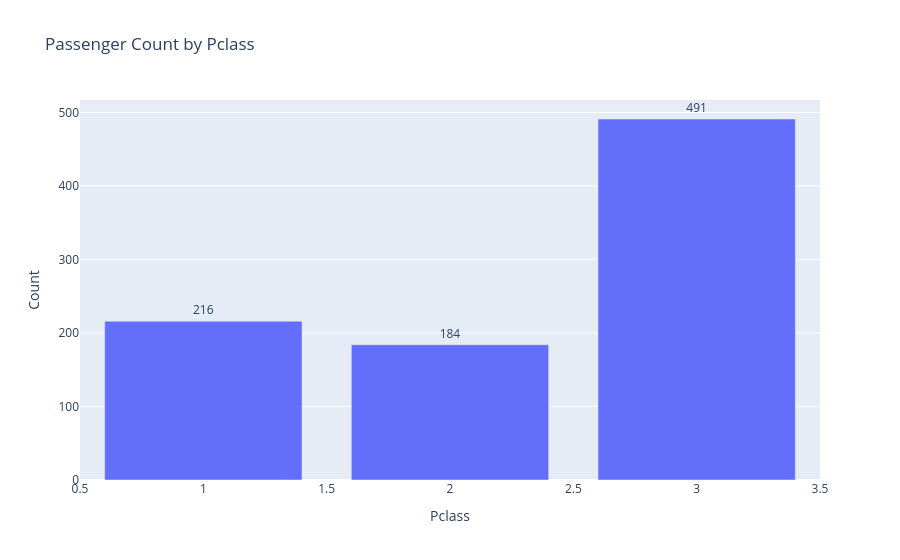
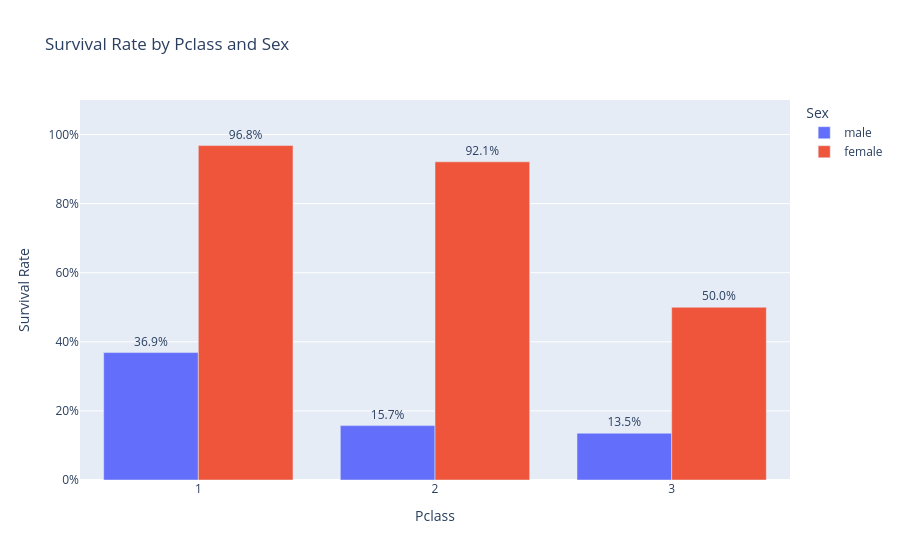
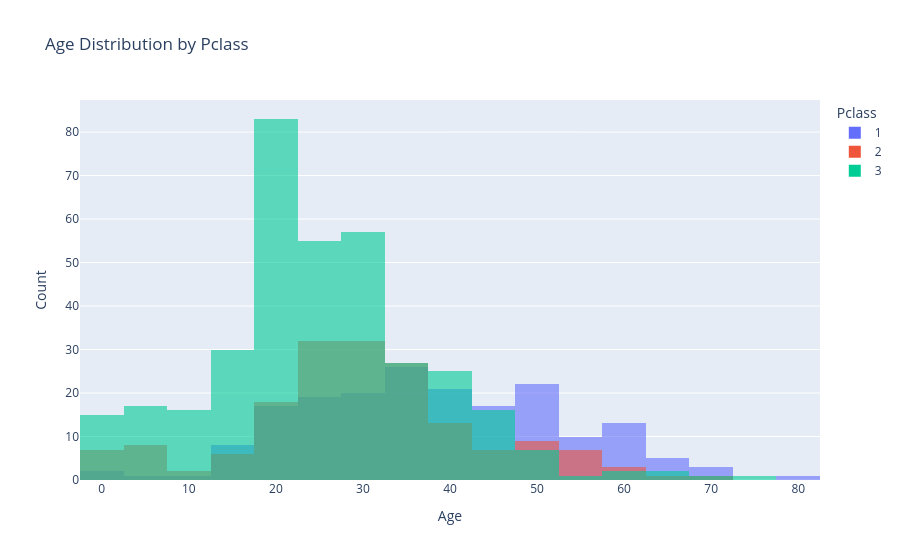

Here is the notebook cell these charts were saved with, in order:
### Code cell
# Pclass 별 전체 명수 -> bar plot
# Pclass 성별별 생존율 -> bar plot
# Pclass 별 나이대 분포 -> hist plot


# 1. Pclass 별 전체 명수 -> bar plot

viz.plot_count_bar(
    eda_df,
    x="Pclass",
    title="Passenger Count by Pclass",
).show()


# 2. Pclass 성별별 생존율 -> bar plot

viz.plot_survival_rate(
    eda_df,
    x="Pclass",
    color="Sex",
    title="Survival Rate by Pclass and Sex",
    category_orders={"Sex": SEX_ORDER},
).show()

# 3. Pclass 별 나이대 분포 -> histogram

viz.plot_histogram(
    eda_df.assign(Pclass=eda_df["Pclass"].astype(str)),
    x="Age",
    color="Pclass",
    title="Age Distribution by Pclass",
    category_orders={"Pclass": ["1", "2", "3"]},
).show()

### Figure 1 — Plotly figure (JSON) as saved in the notebook; plotly's stock layout.template omitted (floating-point values rounded to 4 significant figures)
{"data": [{"alignmentgroup": "True", "hovertemplate": "Pclass=%{x}<br>Count=%{text}<extra></extra>", "legendgroup": "", "marker": {"color": "#636efa", "pattern": {"shape": ""}}, "name": "", "offsetgroup": "", "orientation": "v", "showlegend": false, "text": [216.0, 184.0, 491.0], "textposition": "outside", "type": "bar", "x": [1, 2, 3], "xaxis": "x", "y": [216, 184, 491], "yaxis": "y"}], "layout": {"barmode": "group", "legend": {"tracegroupgap": 0}, "title": {"text": "Passenger Count by Pclass"}, "xaxis": {"anchor": "y", "domain": [0, 1], "title": {"text": "Pclass"}}, "yaxis": {"anchor": "x", "domain": [0, 1], "title": {"text": "Count"}}}}

### Figure 2 — Plotly figure (JSON) as saved in the notebook; plotly's stock layout.template omitted (floating-point values rounded to 4 significant figures)
{"data": [{"alignmentgroup": "True", "hovertemplate": "Sex=male<br>Pclass=%{x}<br>rate=%{y}<br>label=%{text}<extra></extra>", "legendgroup": "male", "marker": {"color": "#636efa", "pattern": {"shape": ""}}, "name": "male", "offsetgroup": "male", "orientation": "v", "showlegend": true, "text": ["36.9%", "15.7%", "13.5%"], "textposition": "outside", "type": "bar", "x": [1, 2, 3], "xaxis": "x", "y": [0.3689, 0.1574, 0.1354], "yaxis": "y"}, {"alignmentgroup": "True", "hovertemplate": "Sex=female<br>Pclass=%{x}<br>rate=%{y}<br>label=%{text}<extra></extra>", "legendgroup": "female", "marker": {"color": "#EF553B", "pattern": {"shape": ""}}, "name": "female", "offsetgroup": "female", "orientation": "v", "showlegend": true, "text": ["96.8%", "92.1%", "50.0%"], "textposition": "outside", "type": "bar", "x": [1, 2, 3], "xaxis": "x", "y": [0.9681, 0.9211, 0.5], "yaxis": "y"}], "layout": {"barmode": "group", "legend": {"title": {"text": "Sex"}, "tracegroupgap": 0}, "title": {"text": "Survival Rate by Pclass and Sex"}, "xaxis": {"anchor": "y", "domain": [0, 1], "title": {"text": "Pclass"}}, "yaxis": {"anchor": "x", "domain": [0, 1], "range": [0, 1.1], "tickformat": ".0%", "title": {"text": "Survival Rate"}}}}

### Figure 3 — Plotly figure (JSON) as saved in the notebook; plotly's stock layout.template omitted (floating-point values rounded to 4 significant figures; data arrays with more than 128 entries replaced by an {"elided": "..."} marker saying what was removed)
{"data": [{"bingroup": "x", "hovertemplate": "Pclass=1<br>Age=%{x}<br>count=%{y}<extra></extra>", "legendgroup": "1", "marker": {"color": "#636efa", "opacity": 0.6, "pattern": {"shape": ""}}, "name": "1", "nbinsx": 30, "orientation": "v", "showlegend": true, "type": "histogram", "x": {"elided": "216 float values"}, "xaxis": "x", "yaxis": "y"}, {"bingroup": "x", "hovertemplate": "Pclass=2<br>Age=%{x}<br>count=%{y}<extra></extra>", "legendgroup": "2", "marker": {"color": "#EF553B", "opacity": 0.6, "pattern": {"shape": ""}}, "name": "2", "nbinsx": 30, "orientation": "v", "showlegend": true, "type": "histogram", "x": {"elided": "184 float values"}, "xaxis": "x", "yaxis": "y"}, {"bingroup": "x", "hovertemplate": "Pclass=3<br>Age=%{x}<br>count=%{y}<extra></extra>", "legendgroup": "3", "marker": {"color": "#00cc96", "opacity": 0.6, "pattern": {"shape": ""}}, "name": "3", "nbinsx": 30, "orientation": "v", "showlegend": true, "type": "histogram", "x": {"elided": "491 float values"}, "xaxis": "x", "yaxis": "y"}], "layout": {"barmode": "overlay", "legend": {"title": {"text": "Pclass"}, "tracegroupgap": 0}, "title": {"text": "Age Distribution by Pclass"}, "xaxis": {"anchor": "y", "domain": [0, 1], "title": {"text": "Age"}}, "yaxis": {"anchor": "x", "domain": [0, 1], "title": {"text": "Count"}}}}
